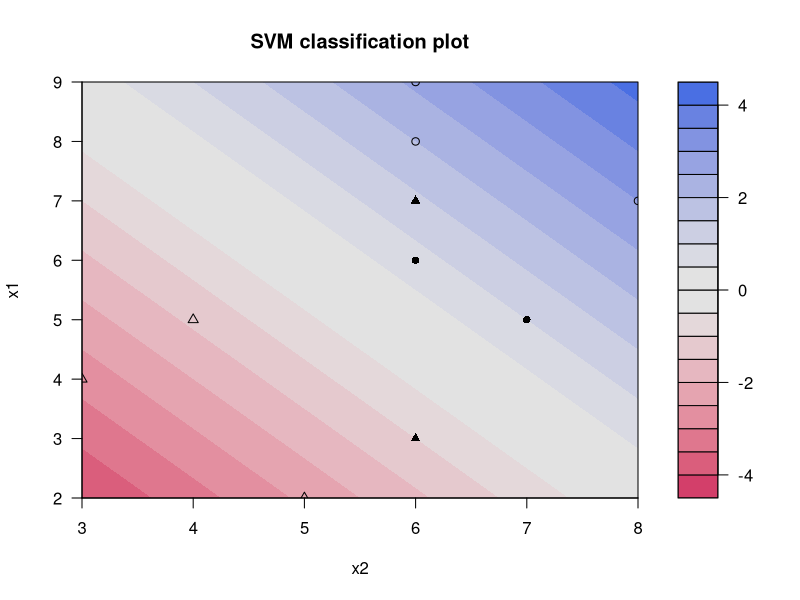

This figure's R source:
# ch09_ex02_linear_inseparable.R
# ch9.2 linear SVM - inseparable

# ex9.2
# load package
library(kernlab)

# load data
dat <- read.csv("data/ch9_dat2.csv")
dat$class <- factor(dat$class)
dat

# SVM training
model <- ksvm(
  class ~ x1 + x2,
  data = dat,
  scaled = FALSE,
  kernel = "vanilladot",
  C = 1 # please also try 5 and 100
)

# summary result
print(model)

# misclassified objects
which(model@ymatrix != as.integer(model@fitted))

# visualize
plot(model, data = dat)
